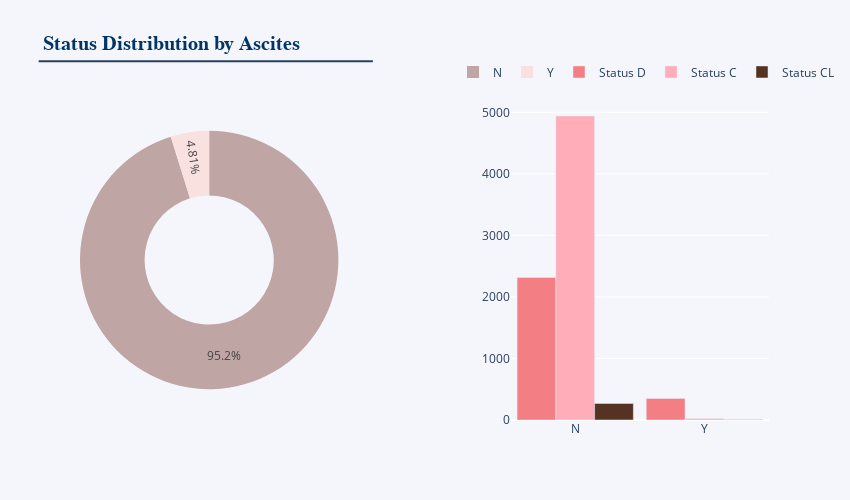

Notebook code cell kept with this figure:
### Code cell
gender_labels = ['N', 'Y']
gender_values=train_df['Ascites'].value_counts().tolist()
fig = go.Figure()
fig = make_subplots(rows=1, cols=2, specs=[[{'type':'pie'}, {'type':'bar'}]],horizontal_spacing = 0.25)

fig.add_trace(go.Pie(labels=gender_labels, values=gender_values, name='Ascites Distribution',
                     marker_colors=["#bfa5a3","#F9E1E0"],hole=0.5),row=1, col=1)
att = train_df.groupby(['Ascites','Status']).agg(count =('Status','count')).reset_index()
fig.add_trace(go.Bar(x = att[att.Status == "D"]['Ascites'], y = att[att.Status == "D"]["count"], 
                     name = 'Status D',
    marker = dict(color="#F37E83")),row=1, col=2) 
fig.add_trace(go.Bar(x = att[att.Status == "C"]['Ascites'], y = att[att.Status == "C"]["count"], 
                     name = 'Status C',
    marker = dict(color ="#FEADB9")),row=1, col=2)
fig.add_trace(go.Bar(x = att[att.Status == "CL"]['Ascites'], y = att[att.Status == "CL"]["count"], 
                     name = 'Status CL',
    marker = dict(color ="#563223")),row=1, col=2)
fig.update_layout(height = 500, width = 850, bargap = 0.1, xaxis = dict(tickmode ='linear'),
                  title_text ="<b>Status Distribution by Ascites</b>",paper_bgcolor ="#F4F6FB",
                  plot_bgcolor ="#F4F6FB",
                  title_font = dict(size = 20, family ='Verdana', color ='#003566'),
                  hoverlabel = dict(font_size = 13))
fig.update_layout(shapes = [dict(type ="line", xref ='paper', yref ='paper',
                                 x0 = -0.06, y0 = 1.121, x1 = 0.425, y1 = 1.121)])
fig.update_layout(legend = dict(orientation ="h", yanchor ="top", y = 1.133, xanchor ="right", x = 1.1))
fig.show()

### Figure 1 — Plotly figure (JSON) as saved in the notebook; plotly's stock layout.template omitted (floating-point values rounded to 4 significant figures)
{"data": [{"domain": {"x": [0, 0.375], "y": [0, 1]}, "hole": 0.5, "labels": ["N", "Y"], "marker": {"colors": ["#bfa5a3", "#F9E1E0"]}, "name": "Ascites Distribution", "type": "pie", "values": [7525, 380]}, {"marker": {"color": "#F37E83"}, "name": "Status D", "type": "bar", "x": ["N", "Y"], "xaxis": "x", "y": [2316, 349], "yaxis": "y"}, {"marker": {"color": "#FEADB9"}, "name": "Status C", "type": "bar", "x": ["N", "Y"], "xaxis": "x", "y": [4940, 25], "yaxis": "y"}, {"marker": {"color": "#563223"}, "name": "Status CL", "type": "bar", "x": ["N", "Y"], "xaxis": "x", "y": [269, 6], "yaxis": "y"}], "layout": {"bargap": 0.1, "height": 500, "hoverlabel": {"font": {"size": 13}}, "legend": {"orientation": "h", "x": 1.1, "xanchor": "right", "y": 1.133, "yanchor": "top"}, "paper_bgcolor": "#F4F6FB", "plot_bgcolor": "#F4F6FB", "shapes": [{"type": "line", "x0": -0.06, "x1": 0.425, "xref": "paper", "y0": 1.121, "y1": 1.121, "yref": "paper"}], "title": {"font": {"color": "#003566", "family": "Verdana", "size": 20}, "text": "<b>Status Distribution by Ascites</b>"}, "width": 850, "xaxis": {"anchor": "y", "domain": [0.625, 1], "tickmode": "linear"}, "yaxis": {"anchor": "x", "domain": [0, 1]}}}
